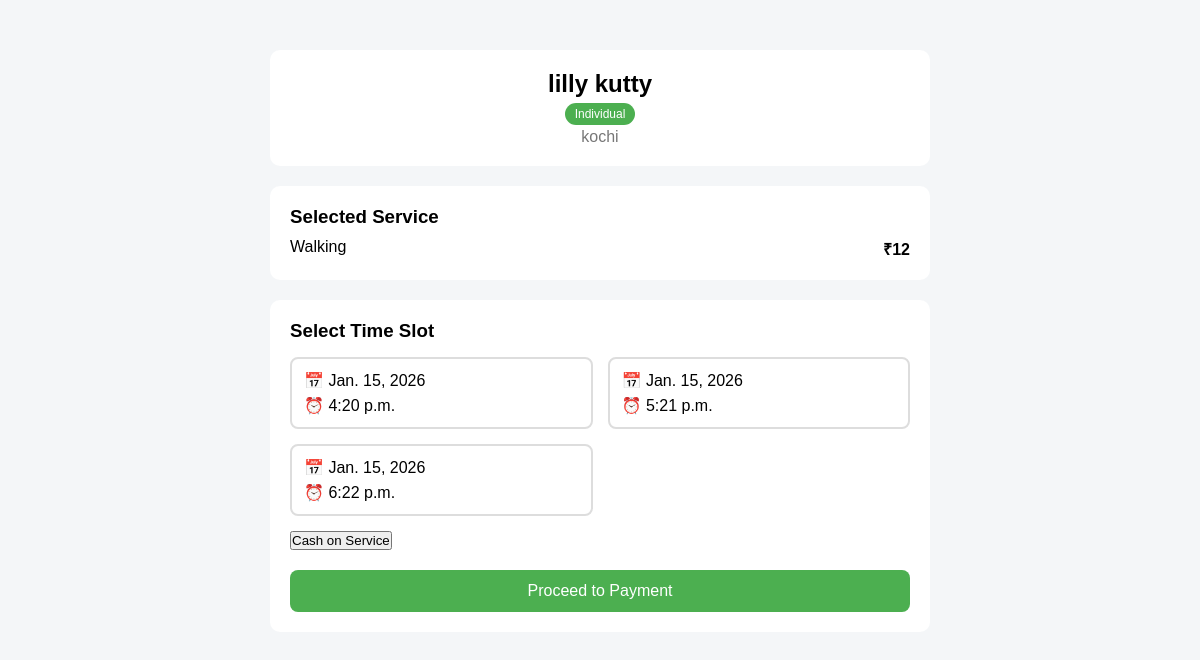
/slot_booking/16/?service=walking, run on an earlier commit of the app's database.
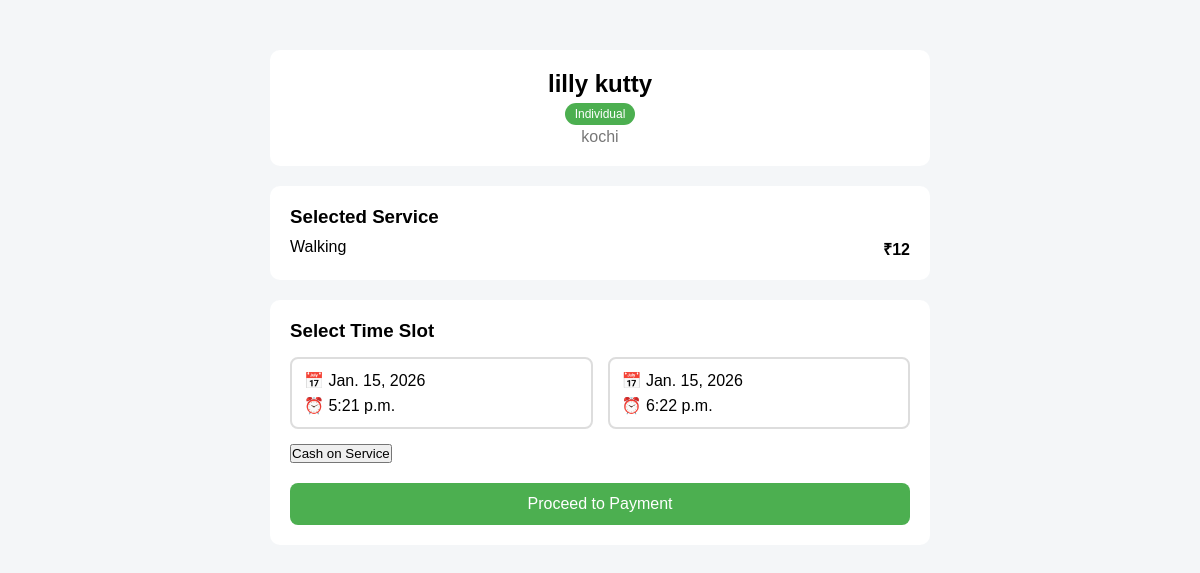
And on a later commit of the database.
### PetCare/models.py (models this page shows, shortened)
class TimeSlot(models.Model):
    provider = models.ForeignKey(
        ServiceProvider,
        on_delete=models.CASCADE,
        related_name='timeslots'
    )
    service_name = models.CharField(max_length=100)
    date = models.DateField()
    time = models.TimeField()   # ✅ SINGLE TIME (multiple rows = multiple times)
    is_available = models.BooleanField(default=True)

### PetCare/views.py (the view)
# urls.py: path("slot_booking/<int:provider_id>/", views.slot_booking, name="slot_booking"),
def slot_booking(request, provider_id):
    provider = get_object_or_404(ServiceProvider, id=provider_id)
    service = request.GET.get("service")
    if not service:
        return redirect("booknow", provider_id=provider_id)
    price = provider.services.get(service)
    if not price:
        return redirect("booknow", provider_id=provider_id)
    slots = TimeSlot.objects.filter(
        provider=provider,
        service_name=service,
        is_available=True
    ).order_by("date", "time")
    return render(request, "customer/slot_booking.html", {
        "provider": provider,
        "service": service,
        "price": price,
        "slots": slots
    })

### PetCare/templates/customer/slot_booking.html (shortened to what this page needs)
{% load static %}
<!DOCTYPE html>
<html lang="en">
<head>
    <link rel="stylesheet" href="{% static 'css/customer/slot_booking.css' %}">
</head>
<body>
<div class="page">
    <div class="provider-header">
        <h2>{{ provider.full_name }}</h2>
        <span class="badge">{{ provider.get_provider_type_display }}</span>
        <p class="city">{{ provider.city }}</p>
    </div>
    <div class="service-card">
        <h3>Selected Service</h3>
        <div class="service-row">
            <span class="service-name">{{ service|title }}</span>
            <span class="price">₹{{ price }}</span>
        </div>
    </div>
    <div class="slot-card">
        <h3>Select Time Slot</h3>
        <form id="bookingForm" method="POST">
            {% if slots %}
                <div class="slots-grid">
                    {% for slot in slots %}
                        <label class="slot">
                            <div class="slot-info">
                                <span>📅 {{ slot.date }}</span>
                                <span>⏰ {{ slot.time }}</span>
                            </div>
                        </label>
                    {% endfor %}
                </div>
            {% else %}
                <p class="no-slots">No slots available.</p>
            {% endif %}
            <div class="button-group">
                <button
                    type="submit"
                    formaction="{% url 'cash_on_service_booking' provider.id %}"
                    class="book-btn cos-btn"
                >
                    Cash on Service
                </button>
                <button
                    type="button"
                    class="pay-btn"
                    id="payBtn"
                    disabled
                >
                    Proceed to Payment
                </button>
            </div>
        </form>
    </div>
</div>
</body>
</html>

What changed in the data, as far as the page shows it:
no longer on this page (row edited): TimeSlot: date "Jan. 15, 2026", time "4:20 p.m."
